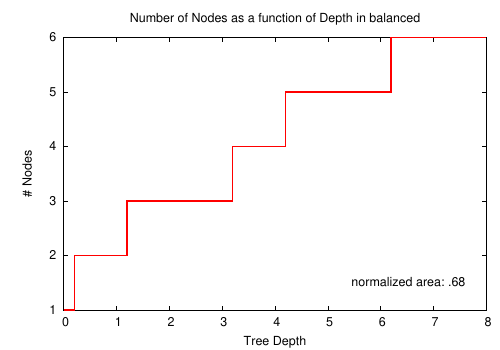

Write the gnuplot code that produced this figure.
set terminal postscript color eps "Helvetica" 18
set output 'balanced.eps'
set title 'Number of Nodes as a function of Depth in balanced'
set xlabel 'Tree Depth'
set ylabel '# Nodes'
set border back
set label "normalized area: .68      " at 8.0000,1.5 right front
plot [] [1:] 'balanced.cvd' with steps linewidth 4 title ''
